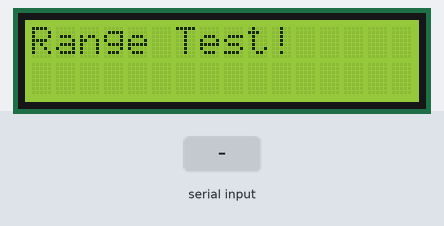
Recording of a sketch running on a simulated Arduino Uno, built with avr-gcc and run on an emulated ATmega328P. Parts: 16×2 character LCD. Inputs (shaded band) come from the test bench.

Above: at 1.2 s.
1.3 s: "1\n" received over the second serial link
At 2.5 s:
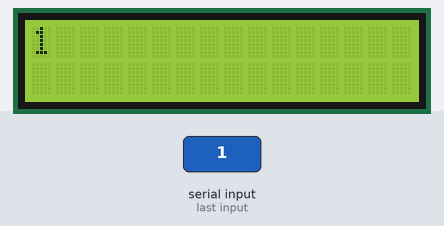
2.8 s: "0\n" received over the second serial link
At 3.9 s:
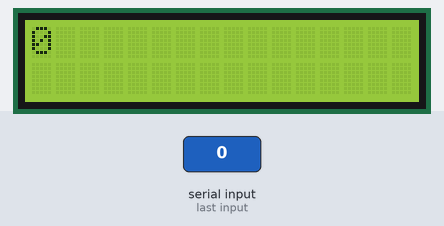
4.3 s: "2\n" received over the second serial link
At 5.0 s:
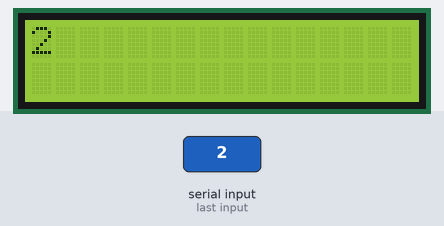
Timing chart, 0 to 7.3 s (numbered marks = the images above; inputs shaded):
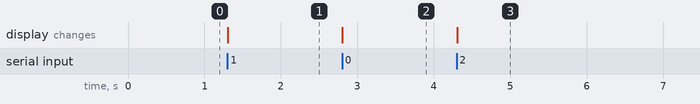

The sketch:

Listener_LCD.ino
```cpp
#include <SoftwareSerial.h>
#include <LiquidCrystal_I2C.h>

SoftwareSerial HC12(8, 9); // HC-12 TX Pin, HC-12 RX Pin
LiquidCrystal_I2C lcd(0x27, 16, 2);


void setup() {
//  Serial.begin(9600);             // Serial port to computer
  HC12.begin(2400);               // Serial port to HC12

  lcd.init();
  lcd.backlight();

  //  lcd.setCursor(0, 0);
  lcd.print("Range Test!");
}

void loop() {
  if (HC12.available()) {
    String reading = HC12.readStringUntil('\n');

    String reading1;
    String reading2;

    unsigned int readCount = 2;
    String *readings[readCount]{&reading1, &reading2};

    unsigned int j = 0;
    for (unsigned int i = 0; i < reading.length(); ++i) {
      if (j >= readCount) {
        break;
      }

      if (reading[i] != '_') {
        *readings[j] += reading[i];
      } else {
        ++j;
      }
    }

//    Serial.println(*readings[0]);
//    Serial.println(*readings[1]);
//    Serial.println();

    lcd.clear();
    lcd.setCursor(0, 0);
    lcd.print(*readings[0]);
    lcd.setCursor(0, 1);
    lcd.print(*readings[1]);
  }
}
```

Measured:
- after the input at 1.3 s, the display: changes at once (image 1)
- after the input at 2.8 s, the display: changes at once (image 2)
- after the input at 4.3 s, the display: changes at once (image 3)
